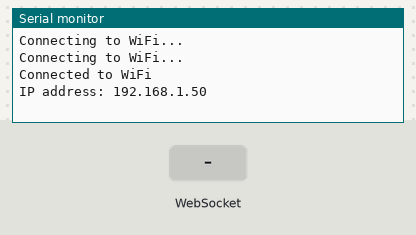
The sketch below on a simulated ESP32. On the bench: the last lines printed to the serial monitor. Inputs (shaded band) come from the test bench. WiFi joins after 1.5 s; servers stay silent unless stated.

Above: at 3.2 s.
3.3 s: WebSocket text "1" received
At 4.5 s:
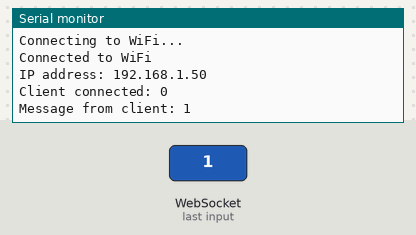
4.8 s: WebSocket text "0" received
At 5.7 s:
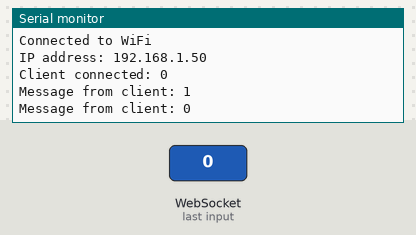
6.3 s: WebSocket text "2" received
At 6.8 s:
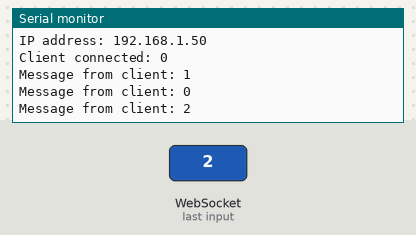

Measured:
- after the input at 3.3 s, the serial monitor: prints a new line at once (image 1)
- after the input at 4.8 s, the serial monitor: prints a new line at once (image 2)
- after the input at 6.3 s, the serial monitor: prints a new line at once (image 3)

The sketch:

websocket2.ino
```cpp
#include <WiFi.h>
#include <WebSocketsServer.h>

const char* ssid = "PoleDeVinci_IFT";
const char* password = "*c.r4UV@VfPn_0";

WebSocketsServer webSocket = WebSocketsServer(80);

void webSocketEvent(uint8_t num, WStype_t type, uint8_t* payload, size_t length)
{
        switch(type)
        {
                case WStype_DISCONNECTED:
                        Serial.printf("Client disconnected: %u\n", num);
                        break;
                case WStype_CONNECTED:
                        Serial.printf("Client connected: %u\n", num);
                        break;
                case WStype_TEXT:
                        Serial.printf("Message from client: %s\n", payload);
                        webSocket.sendTXT(num, "Hello from server");
                        break;
        }
}

void setup()
{
        Serial.begin(115200);
        WiFi.begin(ssid, password);
        while (WiFi.status() != WL_CONNECTED)
        {
                delay(1000);
                Serial.println("Connecting to WiFi...");
        }
        Serial.println("Connected to WiFi");
        Serial.print("IP address: ");
        Serial.println(WiFi.localIP());
        webSocket.begin();
        webSocket.onEvent(webSocketEvent);
}

void loop()
{
        webSocket.loop();
}
```
